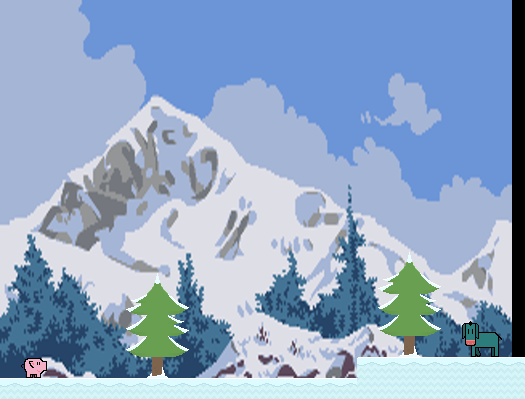

A 2D game scene composited from a Tiled map and its tileset images. What follows is a short description and the map's XML, with every tile layer's data as written:
An orthogonal 25x19 tile map with 21x21 px tiles, 6 tile layers (platforms, collectables, objects, mobs, ...), 2 tilesets, 1 image layer.

<map version="1.0" tiledversion="1.0.2" orientation="orthogonal" renderorder="left-down" width="25" height="19" tilewidth="21" tileheight="21" infinite="0" nextobjectid="1">
 <tileset firstgid="1" source="sprites.tsx" />
 <tileset firstgid="901" source="characters.tsx" />
 <imagelayer name="bg">
  <image source="bg_512x384.png" width="512" height="384" />
 </imagelayer>
 <layer name="platforms" width="25" height="19">
  <data encoding="csv">
0,0,0,0,0,0,0,0,0,0,0,0,0,0,0,0,0,0,0,0,0,0,0,0,0,
0,0,0,0,0,0,0,0,0,0,0,0,0,0,0,0,0,0,0,0,0,0,0,0,0,
0,0,0,0,0,0,0,0,0,0,0,0,0,0,0,0,0,0,0,0,0,0,0,0,0,
0,0,0,0,0,0,0,0,0,0,0,0,0,0,0,0,0,0,0,0,0,0,0,0,0,
0,0,0,0,0,0,0,0,0,0,0,0,0,0,0,0,0,0,0,0,0,0,0,0,0,
0,0,0,0,0,0,0,0,0,0,0,0,0,0,0,0,0,0,0,0,0,0,0,0,0,
0,0,0,0,0,0,0,0,0,0,0,0,0,0,0,0,0,0,0,0,0,0,0,0,0,
0,0,0,0,0,0,0,0,0,0,0,0,0,0,0,0,0,0,0,0,0,0,0,0,0,
0,0,0,0,0,0,0,0,0,0,0,0,0,0,0,0,0,0,0,0,0,0,0,0,0,
0,0,0,0,0,0,0,0,0,0,0,0,0,0,0,0,0,0,0,0,0,0,0,0,0,
0,0,0,0,0,0,0,0,0,0,0,0,0,0,0,0,0,0,0,0,0,0,0,0,0,
0,0,0,0,0,0,0,0,0,0,0,0,0,0,0,0,0,0,0,0,0,0,0,0,0,
0,0,0,0,0,0,0,0,0,0,0,0,0,0,0,0,0,0,0,0,0,0,0,0,0,
0,0,0,0,0,0,0,0,0,0,0,0,0,0,0,0,0,0,0,0,0,0,0,0,0,
0,0,0,0,0,0,0,0,0,0,0,0,0,0,0,0,0,0,0,0,0,0,0,0,0,
0,0,0,0,0,0,0,0,0,0,0,0,0,0,0,0,0,0,0,0,0,0,0,0,0,
0,0,0,0,0,0,0,0,0,0,0,0,0,0,0,0,0,0,0,0,0,0,0,0,0,
0,0,0,0,0,0,0,0,0,0,0,0,0,0,0,0,0,483,484,484,484,484,484,484,484,
484,484,484,484,484,484,484,484,484,484,484,484,484,484,484,484,484,513,513,513,513,513,513,513,513
</data>
 </layer>
 <layer name="collectables" width="25" height="19">
  <data encoding="csv">
0,0,0,0,0,0,0,0,0,0,0,0,0,0,0,0,0,0,0,0,0,0,0,0,0,
0,0,0,0,0,0,0,0,0,0,0,0,0,0,0,0,0,0,0,0,0,0,0,0,0,
0,0,0,0,0,0,0,0,0,0,0,0,0,0,0,0,0,0,0,0,0,0,0,0,0,
0,0,0,0,0,0,0,0,0,0,0,0,0,0,0,0,0,0,0,0,0,0,0,0,0,
0,0,0,0,0,0,0,0,0,0,0,0,0,0,0,0,0,0,0,0,0,0,0,0,0,
0,0,0,0,0,0,0,0,0,0,0,0,0,0,0,0,0,0,0,0,0,0,0,0,0,
0,0,0,0,0,0,0,0,0,0,0,0,0,0,0,0,0,0,0,0,0,0,0,0,0,
0,0,0,0,0,0,0,0,0,0,0,0,0,0,0,0,0,0,0,0,0,0,0,0,0,
0,0,0,0,0,0,0,0,0,0,0,0,0,0,0,0,0,0,0,0,0,0,0,0,0,
0,0,0,0,0,0,0,0,0,0,0,0,0,0,0,0,0,0,0,0,0,0,0,0,0,
0,0,0,0,0,0,0,0,0,0,0,0,0,0,0,0,0,0,0,0,0,0,0,0,0,
0,0,0,0,0,0,0,0,0,0,0,0,0,0,0,0,0,0,0,0,0,0,0,0,0,
0,0,0,0,0,0,0,0,0,0,0,0,0,0,0,0,0,0,0,0,0,0,0,0,0,
0,0,0,0,0,0,0,0,0,0,0,0,0,0,0,0,0,0,0,0,0,0,0,0,0,
0,0,0,0,0,0,0,0,0,0,0,0,0,0,0,0,0,0,0,0,0,0,0,0,0,
0,0,0,0,0,0,0,0,0,0,0,0,0,0,0,0,0,0,0,0,0,0,0,0,0,
0,0,0,0,0,0,0,0,0,0,0,0,0,0,0,0,0,0,0,0,0,0,0,0,0,
0,0,0,0,0,0,0,0,0,0,0,0,0,0,0,0,0,0,0,0,0,0,0,0,0,
0,0,0,0,0,0,0,0,0,0,0,0,0,0,0,0,0,0,0,0,0,0,0,0,0
</data>
 </layer>
 <layer name="objects" width="25" height="19">
  <data encoding="csv">
0,0,0,0,0,0,0,0,0,0,0,0,0,0,0,0,0,0,0,0,0,0,0,0,0,
0,0,0,0,0,0,0,0,0,0,0,0,0,0,0,0,0,0,0,0,0,0,0,0,0,
0,0,0,0,0,0,0,0,0,0,0,0,0,0,0,0,0,0,0,0,0,0,0,0,0,
0,0,0,0,0,0,0,0,0,0,0,0,0,0,0,0,0,0,0,0,0,0,0,0,0,
0,0,0,0,0,0,0,0,0,0,0,0,0,0,0,0,0,0,0,0,0,0,0,0,0,
0,0,0,0,0,0,0,0,0,0,0,0,0,0,0,0,0,0,0,0,0,0,0,0,0,
0,0,0,0,0,0,0,0,0,0,0,0,0,0,0,0,0,0,0,0,0,0,0,0,0,
0,0,0,0,0,0,0,0,0,0,0,0,0,0,0,0,0,0,0,0,0,0,0,0,0,
0,0,0,0,0,0,0,0,0,0,0,0,0,0,0,0,0,0,0,0,0,0,0,0,0,
0,0,0,0,0,0,0,0,0,0,0,0,0,0,0,0,0,0,0,0,0,0,0,0,0,
0,0,0,0,0,0,0,0,0,0,0,0,0,0,0,0,0,0,0,0,0,0,0,0,0,
0,0,0,0,0,0,0,0,0,0,0,0,0,0,0,0,0,0,0,0,0,0,0,0,0,
0,0,0,0,0,0,0,0,0,0,0,0,0,0,0,0,0,0,0,661,0,0,0,0,0,
0,0,0,0,0,0,0,661,0,0,0,0,0,0,0,0,0,0,672,640,643,0,0,0,0,
0,0,0,0,0,0,672,640,643,0,0,0,0,0,0,0,0,0,642,670,673,0,0,0,0,
0,0,0,0,0,0,642,670,673,0,0,0,0,0,0,0,0,0,642,670,643,0,0,0,0,
0,0,0,0,0,0,642,670,643,0,0,0,0,0,0,0,0,0,0,663,0,0,0,0,0,
0,0,0,0,0,0,0,663,0,0,0,0,0,0,0,0,0,0,0,0,0,0,0,0,0,
0,0,0,0,0,0,0,0,0,0,0,0,0,0,0,0,0,0,0,0,0,0,0,0,0
</data>
 </layer>
 <layer name="mobs" width="25" height="19">
  <data encoding="csv">
0,0,0,0,0,0,0,0,0,0,0,0,0,0,0,0,0,0,0,0,0,0,0,0,0,
0,0,0,0,0,0,0,0,0,0,0,0,0,0,0,0,0,0,0,0,0,0,0,0,0,
0,0,0,0,0,0,0,0,0,0,0,0,0,0,0,0,0,0,0,0,0,0,0,0,0,
0,0,0,0,0,0,0,0,0,0,0,0,0,0,0,0,0,0,0,0,0,0,0,0,0,
0,0,0,0,0,0,0,0,0,0,0,0,0,0,0,0,0,0,0,0,0,0,0,0,0,
0,0,0,0,0,0,0,0,0,0,0,0,0,0,0,0,0,0,0,0,0,0,0,0,0,
0,0,0,0,0,0,0,0,0,0,0,0,0,0,0,0,0,0,0,0,0,0,0,0,0,
0,0,0,0,0,0,0,0,0,0,0,0,0,0,0,0,0,0,0,0,0,0,0,0,0,
0,0,0,0,0,0,0,0,0,0,0,0,0,0,0,0,0,0,0,0,0,0,0,0,0,
0,0,0,0,0,0,0,0,0,0,0,0,0,0,0,0,0,0,0,0,0,0,0,0,0,
0,0,0,0,0,0,0,0,0,0,0,0,0,0,0,0,0,0,0,0,0,0,0,0,0,
0,0,0,0,0,0,0,0,0,0,0,0,0,0,0,0,0,0,0,0,0,0,0,0,0,
0,0,0,0,0,0,0,0,0,0,0,0,0,0,0,0,0,0,0,0,0,0,0,0,0,
0,0,0,0,0,0,0,0,0,0,0,0,0,0,0,0,0,0,0,0,0,0,0,0,0,
0,0,0,0,0,0,0,0,0,0,0,0,0,0,0,0,0,0,0,0,0,0,0,0,0,
0,0,0,0,0,0,0,0,0,0,0,0,0,0,0,0,0,0,0,0,0,0,0,0,0,
0,0,0,0,0,0,0,0,0,0,0,0,0,0,0,0,0,0,0,0,0,0,0,0,0,
0,0,0,0,0,0,0,0,0,0,0,0,0,0,0,0,0,0,0,0,0,0,0,0,0,
0,0,0,0,0,0,0,0,0,0,0,0,0,0,0,0,0,0,0,0,0,0,0,0,0
</data>
 </layer>
 <layer name="pig" width="25" height="19">
  <data encoding="csv">
0,0,0,0,0,0,0,0,0,0,0,0,0,0,0,0,0,0,0,0,0,0,0,0,0,
0,0,0,0,0,0,0,0,0,0,0,0,0,0,0,0,0,0,0,0,0,0,0,0,0,
0,0,0,0,0,0,0,0,0,0,0,0,0,0,0,0,0,0,0,0,0,0,0,0,0,
0,0,0,0,0,0,0,0,0,0,0,0,0,0,0,0,0,0,0,0,0,0,0,0,0,
0,0,0,0,0,0,0,0,0,0,0,0,0,0,0,0,0,0,0,0,0,0,0,0,0,
0,0,0,0,0,0,0,0,0,0,0,0,0,0,0,0,0,0,0,0,0,0,0,0,0,
0,0,0,0,0,0,0,0,0,0,0,0,0,0,0,0,0,0,0,0,0,0,0,0,0,
0,0,0,0,0,0,0,0,0,0,0,0,0,0,0,0,0,0,0,0,0,0,0,0,0,
0,0,0,0,0,0,0,0,0,0,0,0,0,0,0,0,0,0,0,0,0,0,0,0,0,
0,0,0,0,0,0,0,0,0,0,0,0,0,0,0,0,0,0,0,0,0,0,0,0,0,
0,0,0,0,0,0,0,0,0,0,0,0,0,0,0,0,0,0,0,0,0,0,0,0,0,
0,0,0,0,0,0,0,0,0,0,0,0,0,0,0,0,0,0,0,0,0,0,0,0,0,
0,0,0,0,0,0,0,0,0,0,0,0,0,0,0,0,0,0,0,0,0,0,0,0,0,
0,0,0,0,0,0,0,0,0,0,0,0,0,0,0,0,0,0,0,0,0,0,0,0,0,
0,0,0,0,0,0,0,0,0,0,0,0,0,0,0,0,0,0,0,0,0,0,0,0,0,
0,0,0,0,0,0,0,0,0,0,0,0,0,0,0,0,0,0,0,0,0,0,0,0,0,
0,0,0,0,0,0,0,0,0,0,0,0,0,0,0,0,0,0,0,0,0,0,0,0,0,
0,906,0,0,0,0,0,0,0,0,0,0,0,0,0,0,0,0,0,0,0,0,0,0,0,
0,0,0,0,0,0,0,0,0,0,0,0,0,0,0,0,0,0,0,0,0,0,0,0,0
</data>
 </layer>
 <layer name="donkey" width="25" height="19">
  <data encoding="csv">
0,0,0,0,0,0,0,0,0,0,0,0,0,0,0,0,0,0,0,0,0,0,0,0,0,
0,0,0,0,0,0,0,0,0,0,0,0,0,0,0,0,0,0,0,0,0,0,0,0,0,
0,0,0,0,0,0,0,0,0,0,0,0,0,0,0,0,0,0,0,0,0,0,0,0,0,
0,0,0,0,0,0,0,0,0,0,0,0,0,0,0,0,0,0,0,0,0,0,0,0,0,
0,0,0,0,0,0,0,0,0,0,0,0,0,0,0,0,0,0,0,0,0,0,0,0,0,
0,0,0,0,0,0,0,0,0,0,0,0,0,0,0,0,0,0,0,0,0,0,0,0,0,
0,0,0,0,0,0,0,0,0,0,0,0,0,0,0,0,0,0,0,0,0,0,0,0,0,
0,0,0,0,0,0,0,0,0,0,0,0,0,0,0,0,0,0,0,0,0,0,0,0,0,
0,0,0,0,0,0,0,0,0,0,0,0,0,0,0,0,0,0,0,0,0,0,0,0,0,
0,0,0,0,0,0,0,0,0,0,0,0,0,0,0,0,0,0,0,0,0,0,0,0,0,
0,0,0,0,0,0,0,0,0,0,0,0,0,0,0,0,0,0,0,0,0,0,0,0,0,
0,0,0,0,0,0,0,0,0,0,0,0,0,0,0,0,0,0,0,0,0,0,0,0,0,
0,0,0,0,0,0,0,0,0,0,0,0,0,0,0,0,0,0,0,0,0,0,0,0,0,
0,0,0,0,0,0,0,0,0,0,0,0,0,0,0,0,0,0,0,0,0,0,0,0,0,
0,0,0,0,0,0,0,0,0,0,0,0,0,0,0,0,0,0,0,0,0,0,0,0,0,
0,0,0,0,0,0,0,0,0,0,0,0,0,0,0,0,0,0,0,0,0,0,0,0,0,
0,0,0,0,0,0,0,0,0,0,0,0,0,0,0,0,0,0,0,0,0,0,905,0,0,
0,0,0,0,0,0,0,0,0,0,0,0,0,0,0,0,0,0,0,0,0,0,0,0,0,
0,0,0,0,0,0,0,0,0,0,0,0,0,0,0,0,0,0,0,0,0,0,0,0,0
</data>
 </layer>
</map>
